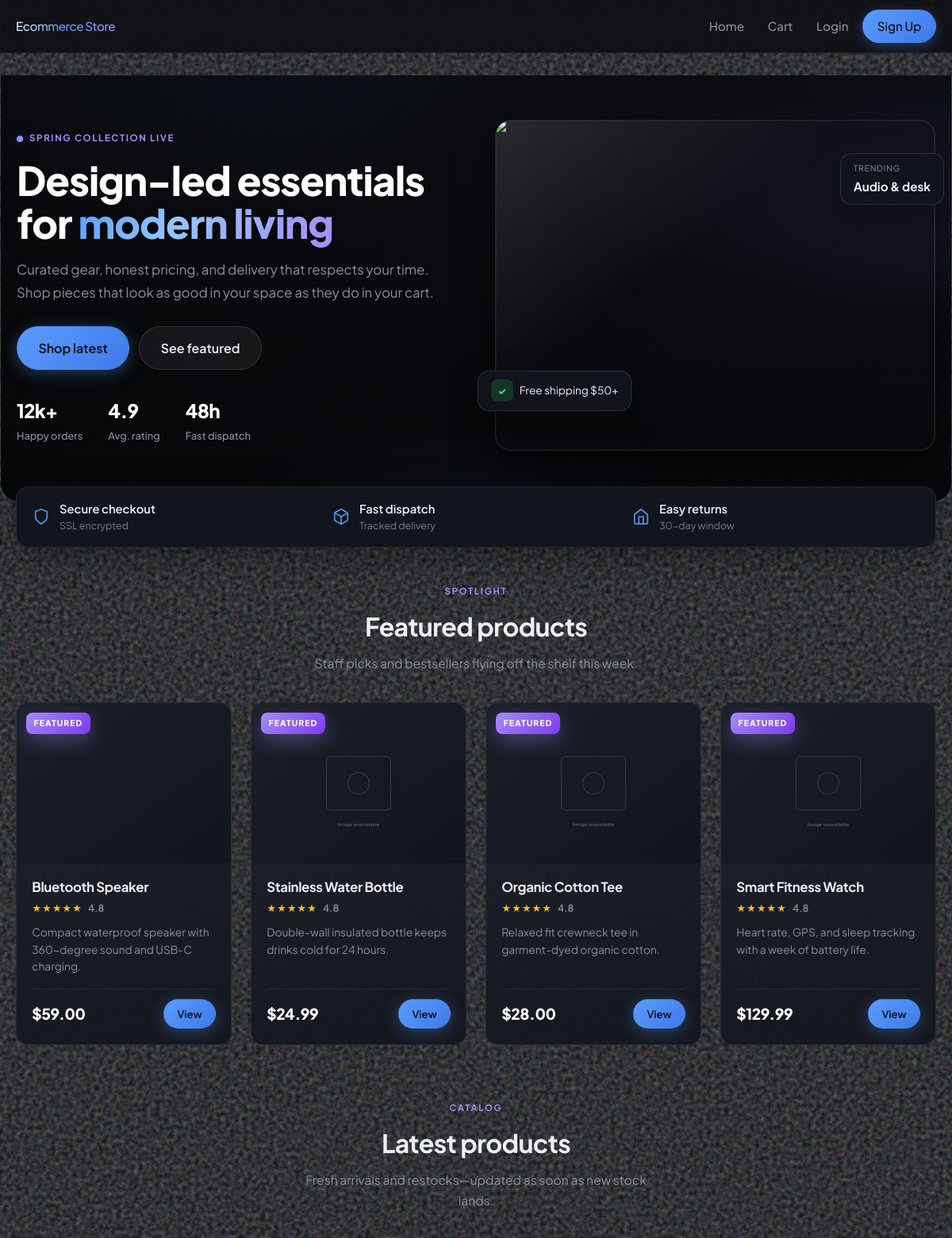
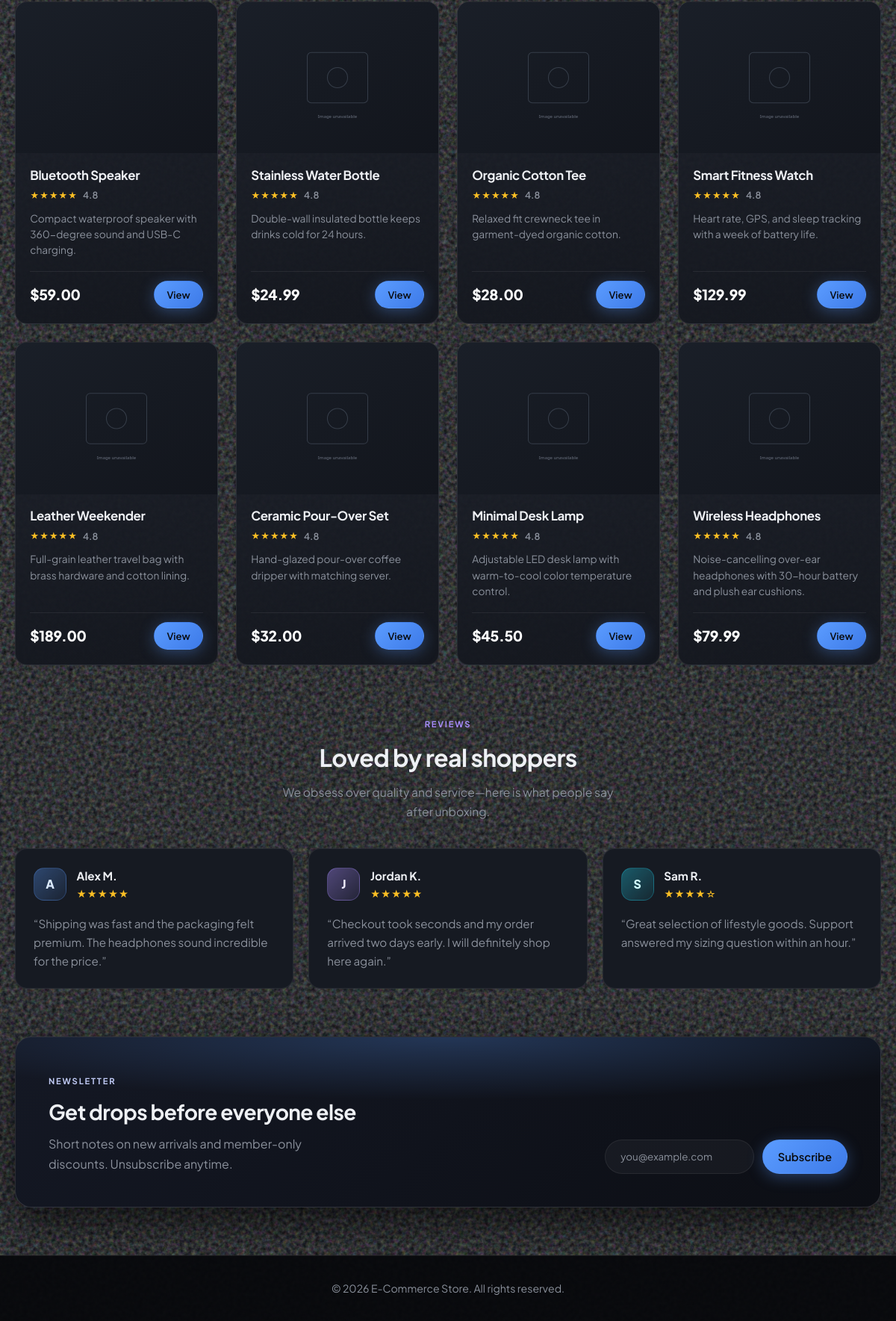
The page / on the database its author committed (2 pictures, top to bottom).
### tables this page shows
CREATE TABLE IF NOT EXISTS `product` (
  `product_id` int(11) NOT NULL AUTO_INCREMENT,
  `name` varchar(100) NOT NULL,
  `description` text,
  `price` float NOT NULL,
  `stock` int(11) NOT NULL DEFAULT 0,
  `image_url` varchar(255) DEFAULT NULL,
  PRIMARY KEY (`product_id`)
);

### includes/product-card.php (the view, shortened to what this page needs)
<?php
$desc = isset($row['description']) ? $row['description'] : '';
$preview = strlen($desc) > 88 ? substr($desc, 0, 88) . '...' : $desc;
$badge = isset($badge_label) ? $badge_label : '';
?>
<div class="product-card">
    <a href="product.php?id=<?php echo (int) $row['product_id']; ?>" class="product-card__media-link" tabindex="-1" aria-label="<?php echo htmlspecialchars($row['name']); ?> — view product">
        <div class="product-image">
            <?php if (!empty($row['image_url'])): ?>
                <img src="<?php echo htmlspecialchars($row['image_url']); ?>" alt="" loading="lazy" decoding="async" width="600" height="450" onerror="this.onerror=null;this.src='assets/img/placeholder-product.svg';">
            <?php else: ?>
                <span class="product-image-placeholder">No image</span>
            <?php endif; ?>
            <?php if ($badge !== ''): ?>
                <span class="product-badge"><?php echo htmlspecialchars($badge); ?></span>
            <?php endif; ?>
        </div>
    </a>
    <div class="product-details">
        <h3><a href="product.php?id=<?php echo (int) $row['product_id']; ?>" class="product-title-link"><?php echo htmlspecialchars($row['name']); ?></a></h3>
        <div class="product-meta">
            <span class="product-rating" aria-hidden="true">★★★★★</span>
            <span class="product-rating__text">4.8</span>
        </div>
        <p class="product-desc"><?php echo htmlspecialchars($preview); ?></p>
        <div class="product-row">
            <div class="product-price">$<?php echo number_format((float) $row['price'], 2); ?></div>
            <a href="product.php?id=<?php echo (int) $row['product_id']; ?>" class="btn btn-sm">View</a>
        </div>
    </div>
</div>

### includes/header.php (shortened to what this page needs)
<?php
$css_path = __DIR__ . '/../assets/css/style.css';
$css_ver = file_exists($css_path) ? (string) filemtime($css_path) : '1';
?>
<!DOCTYPE html>
<html lang="en">
<head>
    <link rel="stylesheet" href="assets/css/style.css?v=<?php echo htmlspecialchars($css_ver); ?>">
</head>
<body>
<nav class="navbar">
    <div class="nav-inner">
        <a href="index.php" class="nav-brand">Ecommerce Store</a>
        <div class="nav-links">
            <a href="index.php">Home</a>
            <a href="cart.php">Cart</a>
            <?php if (isset($_SESSION['customer_id'])): ?>
                <a href="logout.php">Logout</a>
            <?php else: ?>
                <a href="login.php">Login</a>
                <a href="register.php" class="btn btn-nav">Sign Up</a>
            <?php endif; ?>
        </div>
    </div>
</nav>
<div class="container">

### index.php (shortened to what this page needs)
<?php
require_once 'config.php';
include 'includes/header.php';
$query = "SELECT * FROM product ORDER BY product_id DESC";
$result = $conn->query($query);
$products = [];
if ($result && $result->num_rows > 0) {
    while ($row = $result->fetch_assoc()) {
        $products[] = $row;
    }
}
$featured = array_slice($products, 0, 4);
?>
<section class="hero-banner" aria-label="Welcome">
    <div class="hero-bg" aria-hidden="true"></div>
    <div class="hero-grid">
        <div class="hero-copy">
            <span class="hero-kicker">
                <span class="hero-kicker__dot"></span>
                Spring collection live
            </span>
            <h1 class="hero-title">Design-led essentials for <span class="hero-title__accent">modern living</span></h1>
            <p class="hero-tagline">Curated gear, honest pricing, and delivery that respects your time. Shop pieces that look as good in your space as they do in your cart.</p>
            <div class="hero-actions">
                <a href="#latest-products" class="btn btn-primary btn-lg">Shop latest</a>
                <a href="#featured-products" class="btn btn-ghost btn-lg">See featured</a>
            </div>
            <dl class="hero-stats">
                <div class="hero-stat">
                    <dt class="hero-stat__value">12k+</dt>
                    <dd class="hero-stat__label">Happy orders</dd>
                </div>
                <div class="hero-stat">
                    <dt class="hero-stat__value">4.9</dt>
                    <dd class="hero-stat__label">Avg. rating</dd>
                </div>
                <div class="hero-stat">
                    <dt class="hero-stat__value">48h</dt>
                    <dd class="hero-stat__label">Fast dispatch</dd>
                </div>
            </dl>
        </div>
        <div class="hero-visual" aria-hidden="true">
            <div class="hero-visual__frame">
                <img
                    src="https://images.unsplash.com/photo-1441986300917-64674bd600d8?auto=format&fit=crop&w=900&q=80"
                    alt=""
                    width="900"
                    height="675"
                    loading="eager"
                    decoding="async"
                >
            </div>
            <div class="hero-float hero-float--a">
                <span class="hero-float__icon" aria-hidden="true">✓</span>
                <span>Free shipping $50+</span>
            </div>
            <div class="hero-float hero-float--b">
                <span class="hero-float__label">Trending</span>
                <span class="hero-float__title">Audio &amp; desk</span>
            </div>
        </div>
    </div>
</section>
<div class="trust-strip">
    <div class="trust-item">
        <span class="trust-icon" aria-hidden="true">
            <svg width="22" height="22" viewBox="0 0 24 24" fill="none" stroke="currentColor" stroke-width="1.8"><path d="M12 22s8-4 8-10V5l-8-3-8 3v7c0 6 8 10 8 10z"/></svg>
        </span>
        <span><strong>Secure checkout</strong><span class="trust-sub">SSL encrypted</span></span>
    </div>
    <div class="trust-item">
        <span class="trust-icon" aria-hidden="true">
        </span>
        <span><strong>Fast dispatch</strong><span class="trust-sub">Tracked delivery</span></span>
    </div>
    <div class="trust-item">
        <span class="trust-icon" aria-hidden="true">
            <svg width="22" height="22" viewBox="0 0 24 24" fill="none" stroke="currentColor" stroke-width="1.8"><path d="M3 9l9-7 9 7v11a2 2 0 0 1-2 2H5a2 2 0 0 1-2-2z"/><polyline points="9 22 9 12 15 12 15 22"/></svg>
        </span>
        <span><strong>Easy returns</strong><span class="trust-sub">30-day window</span></span>
    </div>
</div>
<?php if (count($featured) > 0): ?>
<section id="featured-products" class="home-section">
    <div class="section-head">
        <span class="section-label">Spotlight</span>
        <h2>Featured products</h2>
        <p class="section-sub">Staff picks and bestsellers flying off the shelf this week.</p>
    </div>
    <div class="product-grid product-grid--featured">
        <?php foreach ($featured as $row): ?>
            <?php $badge_label = 'Featured'; include 'includes/product-card.php'; ?>
        <?php endforeach; ?>
        <?php unset($badge_label); ?>
    </div>
</section>
<?php endif; ?>
<section id="latest-products" class="home-section">
    <div class="section-head">
        <span class="section-label">Catalog</span>
        <h2>Latest products</h2>
        <p class="section-sub">Fresh arrivals and restocks—updated as soon as new stock lands.</p>
    </div>
    <div class="product-grid">
        <?php if (count($products) > 0): ?>
            <?php foreach ($products as $row): ?>
                <?php include 'includes/product-card.php'; ?>
            <?php endforeach; ?>
        <?php else: ?>
            <p class="empty-catalog">No products in the database yet. Import sample data with <code>sql/sample_products.sql</code> or add products in the admin panel.</p>
        <?php endif; ?>
    </div>
</section>
<section class="reviews-section home-section" aria-labelledby="reviews-heading">
    <div class="section-head">
        <span class="section-label">Reviews</span>
        <h2 id="reviews-heading">Loved by real shoppers</h2>
        <p class="section-sub">We obsess over quality and service—here is what people say after unboxing.</p>
    </div>
    <div class="reviews-grid">
        <article class="review-card">
            <div class="review-card__top">
                <span class="review-avatar" aria-hidden="true">A</span>
                <div>
                    <p class="review-name">Alex M.</p>
                    <div class="review-stars" aria-hidden="true">★★★★★</div>
                </div>
            </div>
            <p class="review-text">“Shipping was fast and the packaging felt premium. The headphones sound incredible for the price.”</p>
        </article>
        <article class="review-card">
            <div class="review-card__top">
                <span class="review-avatar review-avatar--violet" aria-hidden="true">J</span>
                <div>
                    <p class="review-name">Jordan K.</p>
                    <div class="review-stars" aria-hidden="true">★★★★★</div>
                </div>
            </div>
            <p class="review-text">“Checkout took seconds and my order arrived two days early. I will definitely shop here again.”</p>
        </article>
        <article class="review-card">
            <div class="review-card__top">
                <span class="review-avatar review-avatar--cyan" aria-hidden="true">S</span>
                <div>
                    <p class="review-name">Sam R.</p>
                    <div class="review-stars" aria-hidden="true">★★★★☆</div>
                </div>
            </div>
            <p class="review-text">“Great selection of lifestyle goods. Support answered my sizing question within an hour.”</p>
        </article>
    </div>
</section>
<section class="cta-section" aria-labelledby="cta-heading">
    <div class="cta-inner">
        <div class="cta-glow" aria-hidden="true"></div>
        <div class="cta-content">
            <div class="cta-copy">
                <span class="section-label section-label--on-dark">Newsletter</span>
                <h2 id="cta-heading">Get drops before everyone else</h2>
                <p>Short notes on new arrivals and member-only discounts. Unsubscribe anytime.</p>
            </div>
            <form class="cta-form" action="#" method="post" onsubmit="return false;">
                <input type="email" id="cta-email" class="form-control cta-input" placeholder="you@example.com" autocomplete="email">
                <button type="submit" class="btn btn-primary">Subscribe</button>
            </form>
        </div>
    </div>
</section>
<?php include 'includes/footer.php'; ?>

### includes/footer.php
</div>
<footer>
    <p>&copy; <?php echo date("Y"); ?> E-Commerce Store. All rights reserved.</p>
</footer>
</body>
</html>

### rows shown on the page
product: image_url (picture), badge "FEATURED", name "Bluetooth Speaker", description "Compact waterproof speaker with 360-degree sound and USB-C charging.", price "59.00"
product: badge "FEATURED", name "Stainless Water Bottle", description "Double-wall insulated bottle keeps drinks cold for 24 hours.", price "24.99"
product: badge "FEATURED", name "Organic Cotton Tee", description "Relaxed fit crewneck tee in garment-dyed organic cotton.", price "28.00"
product: badge "FEATURED", name "Smart Fitness Watch", description "Heart rate, GPS, and sleep tracking with a week of battery life.", price "129.99"
product: name "Leather Weekender", description "Full-grain leather travel bag with brass hardware and cotton lining.", price "189.00"
product: name "Ceramic Pour-Over Set", description "Hand-glazed pour-over coffee dripper with matching server.", price "32.00"
product: name "Minimal Desk Lamp", description "Adjustable LED desk lamp with warm-to-cool color temperature control.", price "45.50"
product: name "Wireless Headphones", description "Noise-cancelling over-ear headphones with 30-hour battery and plush ear cushions.", price "79.99"
